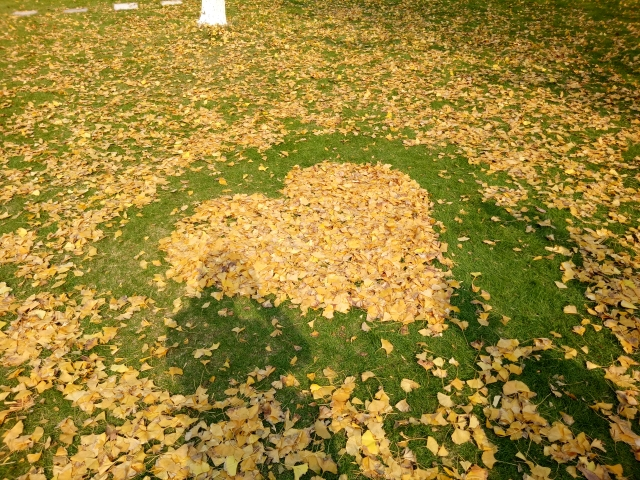
#> input picture 资源/实例代码/3.5  自定义内核卷积处理/stardust/love.jpg, 640 x 480 px
$ python stardust.py
#> lines starting #> are read from the running program, lines starting #| are printed output that depends on the picture
#file      stardust.py
#author    凡尘(Kevin Brooks)
#version   1.0
#date      2020_09_11
#github    https://github.com/stardust-scitech/OpenCM
#copyright Copyright (C) 2018, Stardust Studio, All Rights Reserved
#license   http://www.apache.org/licenses/LICENSE-2.0

#导入cv2模块，定义别名为cv
import cv2 as cv
#导入数学运算库，定义别名为np
import numpy as np

#卷积核
average = np.array([
    [1/9, 1/9, 1/9],
    [1/9, 1/9, 1/9],
    [1/9, 1/9, 1/9]
                   ])

sharp = np.array([
    [ 0, -1,  0],
    [-1,  5, -1],
    [ 0, -1,  0]
                   ])

#self = np.array([
#    [0.058550/0.779484, 0.096532/0.779484, 0.058550/0.779484],
#    [0.096532/0.779484, 0.159155/0.779484, 0.096532/0.779484],
#    [0.058550/0.779484, 0.096532/0.779484, 0.058550/0.779484]
#                   ])
self = np.array([
    [0.058550, 0.096532, 0.058550],
    [0.096532, 0.159155, 0.096532],
    [0.058550, 0.096532, 0.058550]
                   ])

#加载图片
img = cv.imread("love.jpg")
#> img is the input picture: shape (480, 640, 3); mean B, G, R 52.8, 131.1, 154.2
#高斯模糊
gauss = cv.GaussianBlur(img,(3,3),0)
#卷均值处理
aver = cv.filter2D(img,-1,average)
#锐化处理
shar = cv.filter2D(img,-1,sharp)
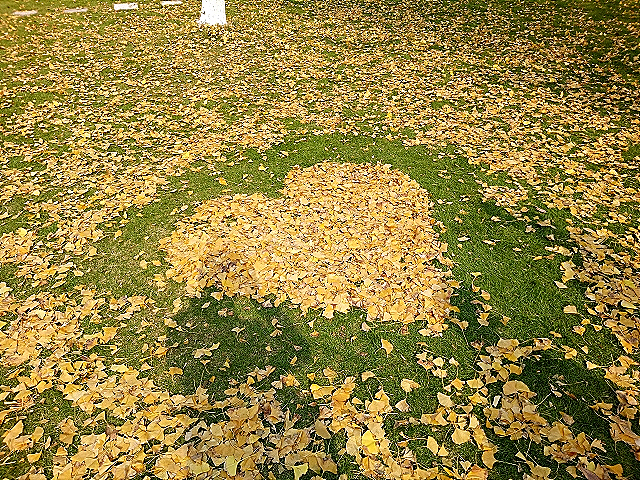
#> shar: shape (480, 640, 3); mean B, G, R 67.5, 131.4, 147.9
#自定义高斯模糊处理
user = cv.filter2D(img,-1,self)
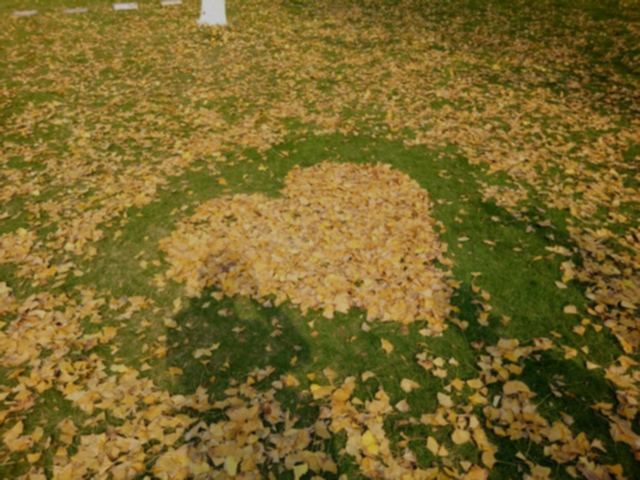
#> user: shape (480, 640, 3); mean B, G, R 41.1, 102.2, 120.2
#显示彩色图像
cv.imshow("image original", img)
#显示高斯模糊图像
cv.imshow("image gauss", gauss)
#显示均值处理后的图像
cv.imshow("image convolution", aver)
#显示锐化处理后的图像
cv.imshow("image sharp", shar)
#显示自定义高斯模糊处理后的图像
cv.imshow("image user", user)
#等待按下任意按键继续运行下一条语句
cv.waitKey(0)
